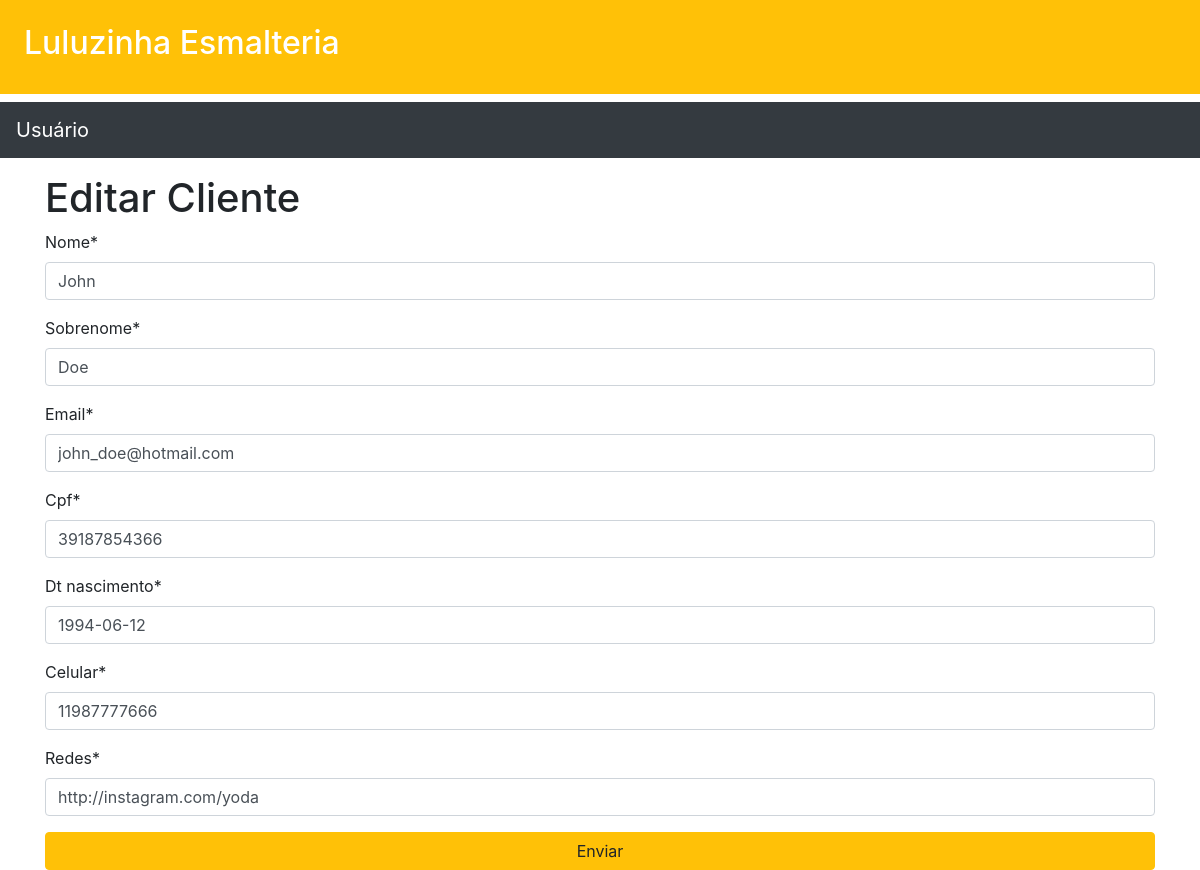
The page /clientes/clientes/editar_cliente/5 on the database its author committed.
### clientes/models.py (models this page shows, shortened)
class Cliente(models.Model):
    nome = models.CharField(max_length=250)
    sobrenome = models.CharField(max_length=250)
    email = models.EmailField()
    cpf = models.CharField(max_length=14,unique=True)
    dt_nascimento = models.DateField(default='1900-01-01')
    celular = models.CharField(max_length=15)
    redes = models.CharField(max_length=80)
    data_criacao = models.DateField(auto_now_add=True)

### clientes/views.py (the view)
# urls.py: path('clientes/editar_cliente/<int:id>',editar_cliente,name='editar_cliente'),
def editar_cliente(request,id=None):
    cliente = get_object_or_404(Cliente,id=id)
    form = ClienteForm(request.POST or None,instance=cliente)
    if form.is_valid():
        obj = form.save()
        obj.save()
        messages.info(request,"Cliente editado com sucesso")
        return redirect('lista_de_clientes')
    return render(request,"clientes/editar_cliente.html",{'form':form})

### clientes/forms.py
class ClienteForm(forms.ModelForm):
    class Meta:
        model =  Cliente
        fields = ['nome','sobrenome','email','cpf','dt_nascimento','celular','redes']
        widgets = {
            'nome':forms.TextInput(attrs={'placeholder':'Informe o nome do cliente'}),
            'sobrenome':forms.TextInput(attrs={'placeholder':'Informe o sobrenome do cliente'}),
            'email':forms.TextInput(attrs={'placeholder':'Informe o email do cliente'}),
            'cpf':forms.TextInput(attrs={'placeholder':'Informe o cpf do cliente'}),
            'dt_nascimento':forms.TextInput(attrs={'placeholder':'Informe a data de nascimento do cliente'}),
            'celular':forms.TextInput(attrs={'placeholder':'Informe o celular do cliente'}),
            'redes':forms.TextInput(attrs={'placeholder':'Informe a rede social do cliente'})
        }

### core/templates/clientes/editar_cliente.html
{% extends 'base2.html' %}
{% load crispy_forms_tags %}
{% block content %}
<div class="container">
    <h1>Editar Cliente</h1>
    <form action="" method="post"> {% csrf_token %}
        {{ form|crispy }}
        <input type="submit" class="btn btn-block btn-warning" value="Enviar">
    </form>
</div>
{% endblock %}

### rows shown on the page
Cliente: nome "John", sobrenome "Doe", email "john_doe@hotmail.com", cpf "39187854366", dt_nascimento "1994-06-12", celular "11987777666", redes "http://instagram.com/yoda"
